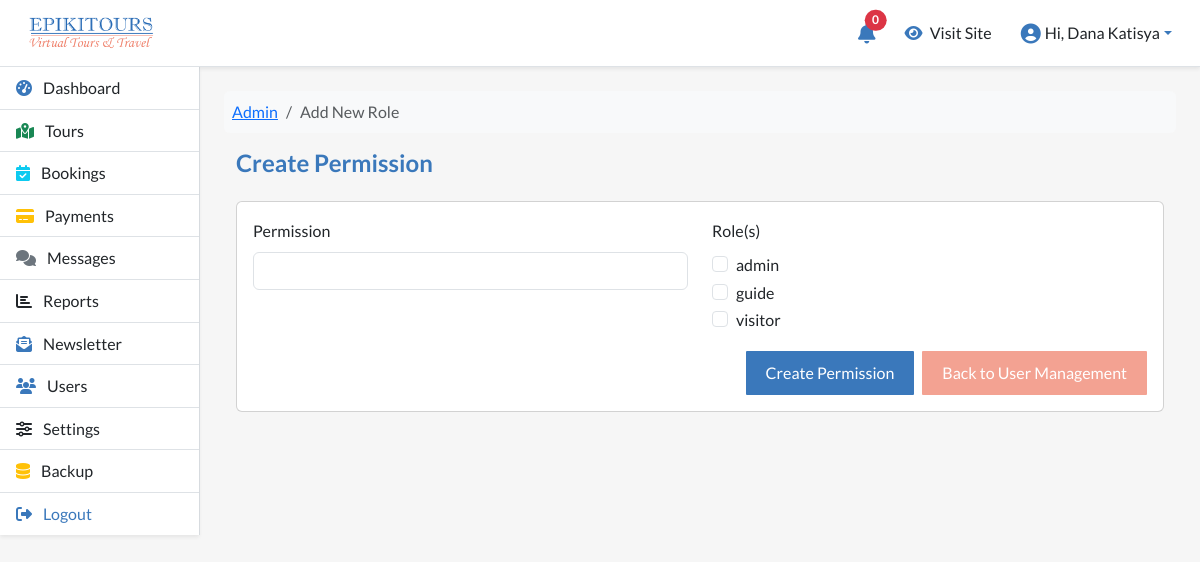
Page /manage/users/create-permission.php (signed in) on the committed database.
### tables this page shows
CREATE TABLE `epi_roles` (
  `id` int NOT NULL,
  `role` varchar(100) NOT NULL,
  `created_at` timestamp NOT NULL DEFAULT CURRENT_TIMESTAMP,
  `updated_at` timestamp NOT NULL DEFAULT CURRENT_TIMESTAMP ON UPDATE CURRENT_TIMESTAMP
);

### manage/users/create-permission.php (the view, shortened to what this page needs)
<?php
require_once __DIR__ . '/../../config/database.php';
$roles = $pdo->query("SELECT * FROM epi_roles ORDER BY role ASC")->fetchAll(PDO::FETCH_ASSOC);
?>
<nav aria-label="breadcrumb">
    <ol class="breadcrumb bg-light p-2 rounded mb-3">
        <li class="breadcrumb-item"><a href="<?= BASE_URL ?>dashboard">Admin</a></li>
        <li class="breadcrumb-item active" aria-current="page">Add New Role</li>
    </ol>
</nav>
<div class="d-flex">
    <div class="container-fluid">
        <h4 class="mb-0">Create Permission</h4>
        <div class="card mt-4">
            <div class="card-body">
                <form method="POST">
                    <div class="row mb-3">
                        <div class="col-md-6">
                            <label class="form-label">Permission</label>
                            <input type="text" name="permission" class="form-control">
                        </div>
                        <div class="col-md-6">
                            <label class="form-label">Role(s)</label>
                            <?php foreach ($roles as $role): ?>
                                <div class="form-check">
                                    <input class="form-check-input" type="checkbox" name="roles[]" value="<?= $role['id'] ?>" id="role<?= $role['id'] ?>">
                                    <label class="form-check-label" for="role<?= $role['id'] ?>">
                                        <?= htmlspecialchars($role['role']) ?>
                                    </label>
                                </div>
                            <?php endforeach; ?>
                        </div>
                    </div>
                    <div class="d-flex justify-content-end gap-2">
                        <button type="submit" class="btn btn-primary">Create Permission</button>
                        <a href="index.php" class="btn btn-secondary text-decoration-none">Back to User Management</a>
                    </div>
                </form>
            </div>
        </div>
    </div>
</div>
<?php
include BASE_PATH . 'layouts/admin-layout.php';
?>

### manage/css/custom.css (style rules this page uses)
:root { --primary-color: #3a78bb; --secondary-color: #f3a292; --tertiary-color: #E0F7FA; --white-color: #ffffff; --black-color: #000000; --pale-grey: #f6f6f6; --dark-grey: #333333; }
body { font-family: 'lato', sans-serif; background-color: var(--pale-grey); color: var(--black-color); margin: 0; padding: 0; line-height: 1.6; }
.btn-primary { background-color: var(--primary-color); color: var(--white-color); border: none; padding: 10px 20px; border-radius: 1px; transition: background-color 0.3s ease; }
.btn-secondary { background-color: var(--secondary-color); color: var(--white-color); border: none; padding: 10px 20px; border-radius: 1px; transition: background-color 0.3s ease; }
html { scroll-behavior: smooth; }
h4 { font-weight: 600; color: var(--primary-color); }
.bg-light { transition: box-shadow 0.3s ease-in-out; }
.card { transition: transform 0.4s ease-in-out, box-shadow 0.3s ease-in-out; }
.btn-primary { background-color: var(--primary-color); border-color: var(--primary-color); transition: background-color 0.3s ease-in-out, transform 0.2s ease; }

### rows in the picture
epi_roles: role "admin"
epi_roles: role "guide"
epi_roles: role "visitor"

### other values in the picture
$unreadCount "0"
$_SESSION['user_name'] "Dana Katisya"
